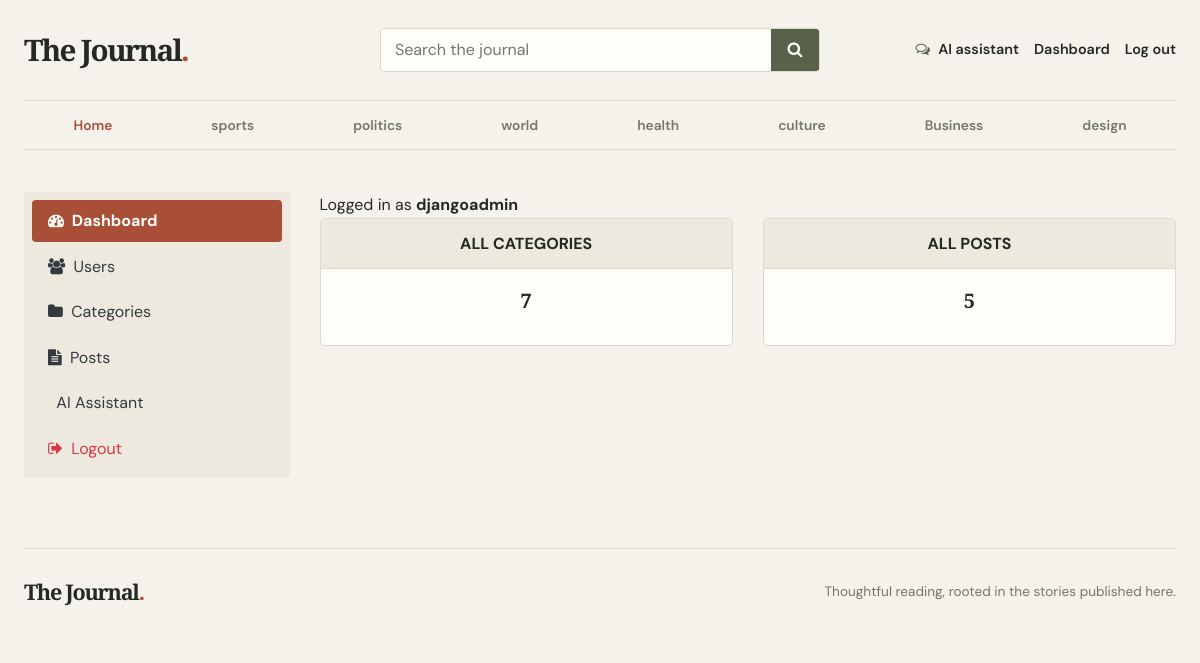
Before: /dashboards/ (signed in) with the older database file.
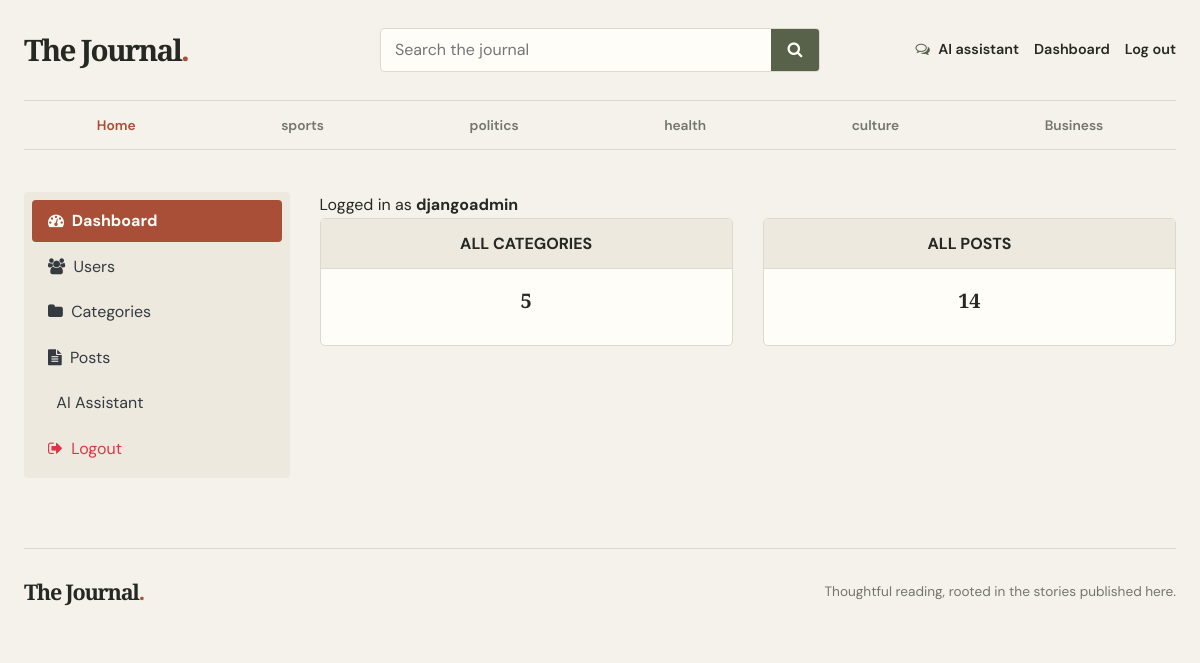
After: the same page with the newer database file.
### blog/models.py (models this page shows, shortened)
class category(models.Model):
    category_name = models.CharField(max_length=50 , unique=True)
    created_at = models.DateTimeField(auto_now_add=True)
    updated_at = models.DateTimeField(auto_now=True)
    class Meta:
        verbose_name_plural = "calegories"

### dashboards/views.py (the view)
# urls.py: path('dashboards/', include('dashboards.urls')),
@login_required(login_url='login')
def dashboards(request):
    category_count = category.objects.all().count()
    blogs_count = Blog.objects.all().count()
    context = {
        'category_count': category_count,
        'blogs_count': blogs_count
    }
    return render(request, 'dashboards/dashboards.html', context)

### blog/context_processors.py (called while the page is built)
def get_categories(request):
    categories = category.objects.all()
    return dict(categories=categories)

### templates/dashboards/dashboards.html
{% extends 'base.html' %}
{% block content %}
<div class="row">
    {% include 'dashboards/sidebar.html' %}
    <div class="col-md-9">
        <span>Logged in as <b>{{ user }}</b></span>
        <div class="row">
            <div class="col">
                <div class="card border-default mb-3">
                    <div class="card-header text-center text-uppercase font-weight-bold">All Categories</div>
                    <div class="card-body text-dark">
                        <h5 class="card-title text-center">{{ category_count }}</h5>
                    </div>
                </div>
            </div>
            <div class="col">
                <div class="card border-default mb-3">
                    <div class="card-header text-center text-uppercase font-weight-bold">All posts</div>
                    <div class="card-body text-dark">
                        <h5 class="card-title text-center">{{ blogs_count }}</h5>
                    </div>
                </div>
            </div>
        </div>
    </div>
</div>
{% endblock %}

### templates/base.html (shortened to what this page needs)
{% load static %}
<!DOCTYPE html>
<html lang="en">
<head>
    <link href="https://getbootstrap.com/docs/4.0/dist/css/bootstrap.min.css" rel="stylesheet">
    <link href="{% static 'css/blog.css' %}" rel="stylesheet">
    <link rel="stylesheet" href="https://cdnjs.cloudflare.com/ajax/libs/font-awesome/4.7.0/css/font-awesome.min.css">
</head>
<body>
    <div class="site-shell">
      <header class="site-header">
        <div class="header-main">
          <a class="blog-header-logo" href="{% url 'home' %}" aria-label="The Journal home">The Journal<span>.</span></a>
          <form class="site-search" action="{% url 'search' %}" method="GET" role="search">
            <input id="site-search-input" type="search" name="keyword" value="{{ keyword|default:'' }}" placeholder="Search the journal">
            <button type="submit" aria-label="Search"><i class="fa fa-search" aria-hidden="true"></i></button>
          </form>
          <nav class="header-actions" aria-label="Account and tools">
            <a class="header-tool" href="{% url 'ai_chat' %}"><i class="fa fa-comments-o" aria-hidden="true"></i> AI assistant</a>
            {% if not user.is_authenticated %}
            <a class="header-account" href="{% url 'login' %}">Log in</a>
            <a class="button button-small" href="{% url 'register' %}">Create account</a>
            {% else %}
            <a class="header-account" href="{% url 'dashboard' %}">Dashboard</a>
            <a class="header-account" href="{% url 'logout' %}">Log out</a>
            {% endif %}
          </nav>
        </div>
        <div class="category-bar">
          <nav class="category-nav" aria-label="Categories">
            <a href="{% url 'home' %}">Home</a>
            {% for i in categories %}
            <a href="{% url 'post_by_category' i.id %}">{{ i.category_name }}</a>
            {% endfor %}
          </nav>
        </div>
      </header>
      {% block content %}{% endblock %}
      <footer class="site-footer">
        <a class="footer-brand" href="{% url 'home' %}">The Journal<span>.</span></a>
        <p>Thoughtful reading, rooted in the stories published here.</p>
      </footer>
    </div>
</body>
</html>

Changed rows visible on the page:
removed category: category_name "world"
removed category: category_name "design"
Other visible differences:
{{ category_count }}: "7" → "5"
{{ blogs_count }}: "5" → "14"
